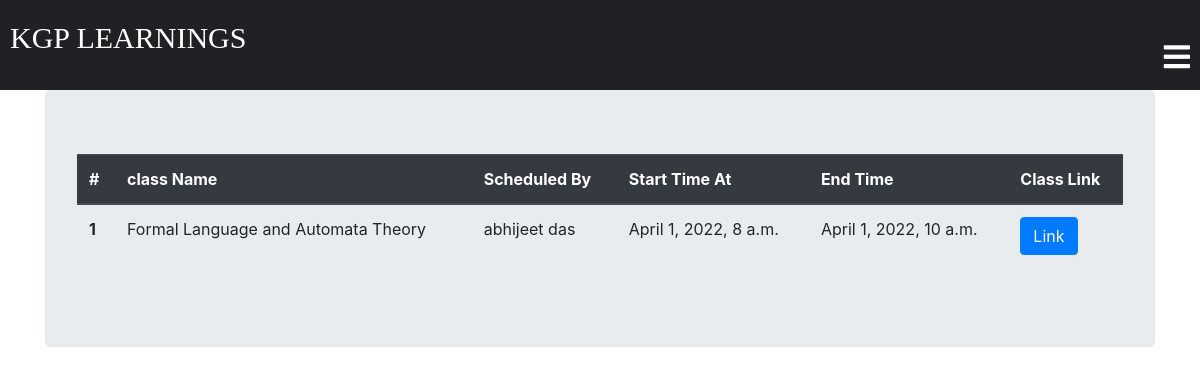
Screenshot of /classroom/class_liveClass/ (signed in) with the database file from the repository.
### classroom/models.py (models this page shows, shortened)
class LiveClass(models.Model):
    student = models.ManyToManyField(Student, related_name='student_liveClass')
    teacher = models.ForeignKey(
        Teacher, related_name='teacher_liveClass', on_delete=models.CASCADE, default=None)
    created_at = models.DateTimeField(auto_now=True)
    StartTime = models.DateTimeField(auto_now=False, null=True)
    Classlink = models.CharField(max_length=250)
    EndTime = models.DateTimeField(auto_now=False, null=True)
    ClassName = models.CharField(max_length=250)
    class Meta:
        ordering = ['-created_at']

class Teacher(models.Model):
    user = models.OneToOneField(
        User, on_delete=models.CASCADE, primary_key=True, related_name='Teacher')
    teacher_profile_pic = models.ImageField(
        upload_to="classroom/teacher_profile_pic", blank=True)
    subject_name = models.CharField(max_length=250)
    email = models.EmailField(max_length=254)
    name = models.CharField(max_length=250)
    class_students = models.ManyToManyField(Student, through="StudentsInClass")
    phone = models.IntegerField()
    def __str__(self):
        return self.name

### classroom/views.py (the view)
# urls.py: path('class_liveClass/',views.class_liveClass,name="class_liveClass"),
@login_required
def class_liveClass(request):
    currentDateTime = datetime.datetime.now()
    template = "class_liveClass.html"
    student = request.user.Student
    return render(request, template, {'student': student, 'currentDateTime': currentDateTime})

### template/class_liveClass.html (shortened to what this page needs)
{% extends 'base.html' %}
{% block content %}
<div class="container">
  <div class="jumbotron">
    {% if student.student_liveClass.count == 0 %}
    <h2>No classes Yet</h2>
    {% else %}
    <table class="table">
      <thead class="thead-dark">
        <tr>
          <th scope="col">#</th>
          <th scope="col">class Name</th>
          <th scope="col">Scheduled By</th>
          <th scope="col">Start Time At</th>
          <th scope="col">End Time</th>
          <th scope="col">Class Link</th>
        </tr>
      </thead>
      <tbody>
        {% for class in student.student_liveClass.all %}
          <tr>
            <th scope="row">{{ forloop.counter }}</th>
            <td>{{ class.ClassName }}</td>
            <td>{{ class.teacher }}</td>
            <td>{{ class.StartTime }}</td>
            <td>{{ class.EndTime }}</td>
            <td><a href="{{ class.Classlink }}" target="_blank"class="btn btn-primary" target="_blank">Link</a></td>
          </tr>
          {% endfor %}
      </tbody>
    </table>
    {% endif %}
  </div>
</div>
{% endblock %}

### rows the page displays
LiveClass: ClassName "Formal Language and Automata Theory", teacher "abhijeet das", StartTime "April 1, 2022, 8 a.m.", EndTime "April 1, 2022, 10 a.m."
